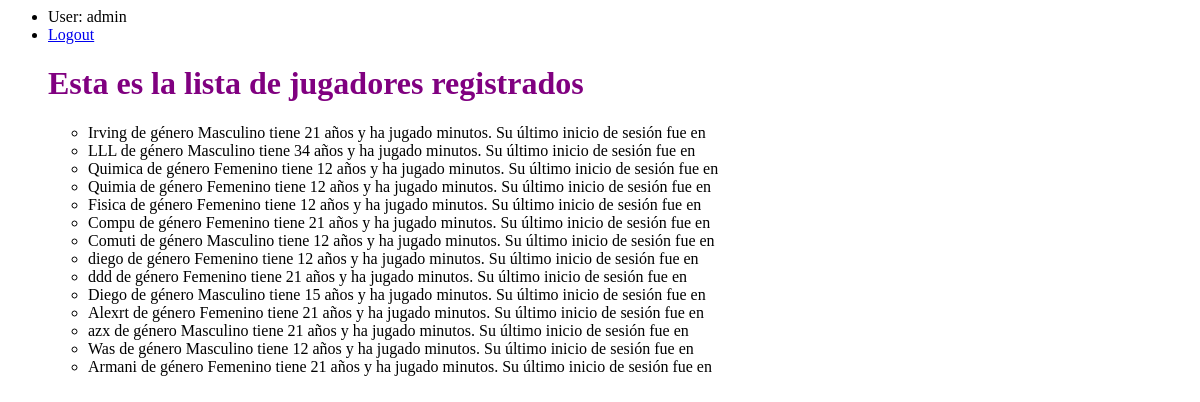
The app's page /datos (signed in), older data.
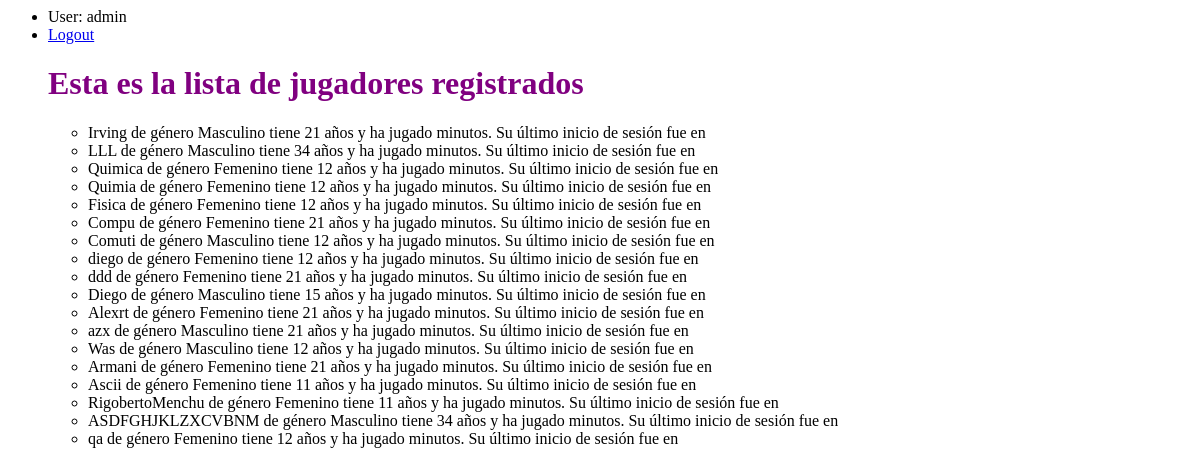
The same page, newer data.
### Videojuego/models.py (models this page shows)
class Usuarios(models.Model):
    nombre = models.CharField(max_length=30)
    edad = models.IntegerField()
    genero = models.CharField(max_length=10)
    area_fav = models.CharField(max_length=15)
    password = models.CharField(max_length=10)

### Videojuego/views.py (the view)
# urls.py: path('datos',views.datos, name = 'datos'),
@login_required
def datos(request):
    jugadores = Usuarios.objects.all() #select * from Reto;
    return render(request, 'datos.html',{'lista_jugadores':jugadores})

### templates/datos.html
<html>
    <head>
       {% load static %}
       <link href="{% static 'estilo.css' %}" rel="stylesheet" />
    </head>
    <body>
        <ul>
            {% if user.is_authenticated %}
            <li>User: {{user.get_username}}</li>
            <li><a href="{% url 'logout'%}?next={{request.path}}">Logout</a></li>
            <h1>Esta es la lista de jugadores registrados</h1>
       <ul>
           {% for j in lista_jugadores %}
           <li>{{j.nombre}} de género {{j.genero}} tiene {{j.edad}} años y ha jugado {{j.minutos_jugados}} minutos. Su último inicio de sesión fue en {{j.ultimo_inicio}}</li>
           {% endfor %}
       </ul>
            {% else %}
            <li><a href="{% url 'login'%}?next={{request.path}}">Login</a></li>
            {% endif %}
        </ul>
    </body>
</html>

### static/estilo.css (style rules this page uses)
h1 { color:purple; }

Row changes from the older to the newer data that the page shows:
added Usuarios: nombre "Ascii", genero "Femenino", edad "11"
added Usuarios: nombre "RigobertoMenchu", genero "Femenino", edad "11"
added Usuarios: nombre "ASDFGHJKLZXCVBNM", genero "Masculino", edad "34"
added Usuarios: nombre "qa", genero "Femenino", edad "12"
